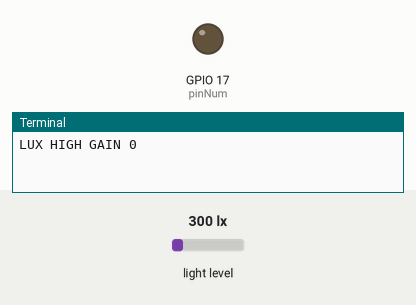
Bench run of a program on a simulated Raspberry Pi (BCM pin numbers). On the bench: output pins drawn as LEDs (lit = HIGH), the last lines printed to the terminal. The test bench sets the inputs (shaded band); at power-on: light level 300 lx. At 3.7 s the program stops and its outputs stay as they are.

Above: at 1.2 s.
1.3 s: light level set to 500 lx
At 3.6 s:
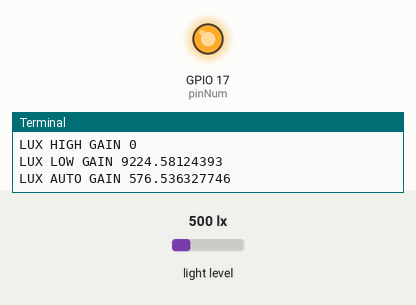
Timing chart, 0 to 5.2 s (numbered marks = the images above; inputs shaded):
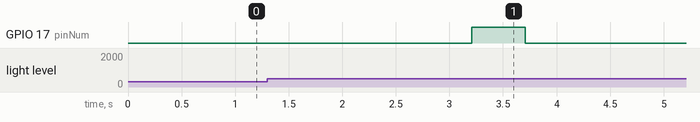

The program:

LuxSeonsorAndLed.py
```python
#!/usr/bin/python
#thanks to adafruit.com forum that helped me to understand how Raspberry PI works
#Luxmeter class taken from user Huelke of adafruit.com forum

#Very basic program designed for begginers . The code has been tested on a Raspberry Pi 512mb v2
#The luminosity sensor is the Adafruit tsl2561 and a normal led connected at the port 17 of the GPIO

import RPi.GPIO as GPIO
import sys
import smbus
import time
from Adafruit_I2C import Adafruit_I2C

class Luxmeter:
	i2c = None
	def __init__(self, address=0x39, debug=0, pause=0.8):
		self.i2c = Adafruit_I2C(address)
		self.address = address
		self.pause = pause
		self.debug = debug
		self.gain = 0 # No gain preselected
		self.i2c.write8(0x80, 0x03) # Enable device

	def setGain(self, gain=1):
		""" Set the gain """
		if(gain != self.gain):
			if (gain == 1):
				self.i2c.write8(0x81, 0x02) # set gain = 1X and timing = 402 mSec
			if (self.debug):
				print "Setting low gain"
			else:
				self.i2c.write8(0x81, 0x12) # set gain = 16X and timing = 402 mSec
				if(self.debug):
					print "Setting high gain"
			self.gain = gain; # Safe gain for calculation
			time.sleep(self.pause) # pause for integration (self.pause must be higger than integration time)


	def readWord(self, reg):
		"""Reads a word from the I2C device"""
		try:
			wordval = self.i2c.readU16(reg)
			newval = self.i2c.reverseByteOrder(wordval)
			if(self.debug):
				print("I2C: Device 0x%02X returned 0x%04X from reg 0x%02X" % (self.address, wordval & 0xFFFF, reg))
			return newval
		except IOError:
			print("Error accessing 0x%02X: Check your I2C address" % self.address)
			return -1


	def readFull(self, reg=0x8C):
		"""Reads visible+IR diode from the I2C device"""
		return self.readWord(reg);

	def readIR(self, reg=0x8E):
		"""Reads IR only diode from the I2C device"""
		return self.readWord(reg);

	def getLux(self, gain = 0):
		"""Grabs a lux reading either with autoranging (gain = 0) or with a specified gain (1, 16)"""
		if(gain == 1 or gain == 16):
			self.setGain(gain) #low/highGain
			ambient = self.readFull()
			IR = self.readIR()
		elif (gain==0): # auto gain
			self.setGain(16) #first try highGain
			ambient = self.readFull()
			if (ambient < 65535):
				IR = self.readIR()
			if (ambient >= 65535): #value(s) exceed(s) datarange
				self.setGain(1) # set lowGain
				ambient = self.readFull()
				IR = self.readIR()

		if(self.gain==1):
			ambient *= 16 # scale 1x to 16x
			IR *= 16 # scale 1x to 16x

		ratio = (IR / float(ambient)) # changed to make it run under python 2

		if (self.debug):
			print "IR Result", IR
			print "Ambient Result", ambient

		if((ratio >= 0) & (ratio <= 0.52)):
			lux = (0.0315 * ambient) - (0.0593 * ambient * (ratio **1.4))
		elif (ratio <= 0.65):
			lux = (0.0229 * ambient) - (0.0291 * IR)
		elif (ratio <= 0.80):
			lux = (0.0157 * ambient) - (0.018 * IR)
		elif (ratio <= 1.3):
			lux = (0.00338 * ambient) - (0.0026 * IR)
		elif (ratio > 1.3):
			lux = 0

		return lux

class Led:
	global pinNum
	pinNum = 17

	def __init__(self):
		GPIO.setmode(GPIO.BCM)
		GPIO.setup(pinNum, GPIO.OUT)

	def isLuxLow(self, lux):
		if(lux>7000):

			GPIO.output(pinNum, GPIO.HIGH)
			time.sleep(0.5)
			GPIO.output(pinNum, GPIO.LOW)

		return 0

def main():

	oLuxmeter = Luxmeter()
	oLed = Led()

	print "LUX HIGH GAIN", oLuxmeter.getLux(16)
	print "LUX LOW GAIN", oLuxmeter.getLux(1)
	print "LUX AUTO GAIN", oLuxmeter.getLux()

	oLed.isLuxLow(oLuxmeter.getLux(1))
	GPIO.cleanup()

__name__ == '__main__' and main()
```

Measured:
- after the input at 1.3 s, GPIO 17 (pinNum): LOW → HIGH after 1.9 s, → LOW 0.50 s later
